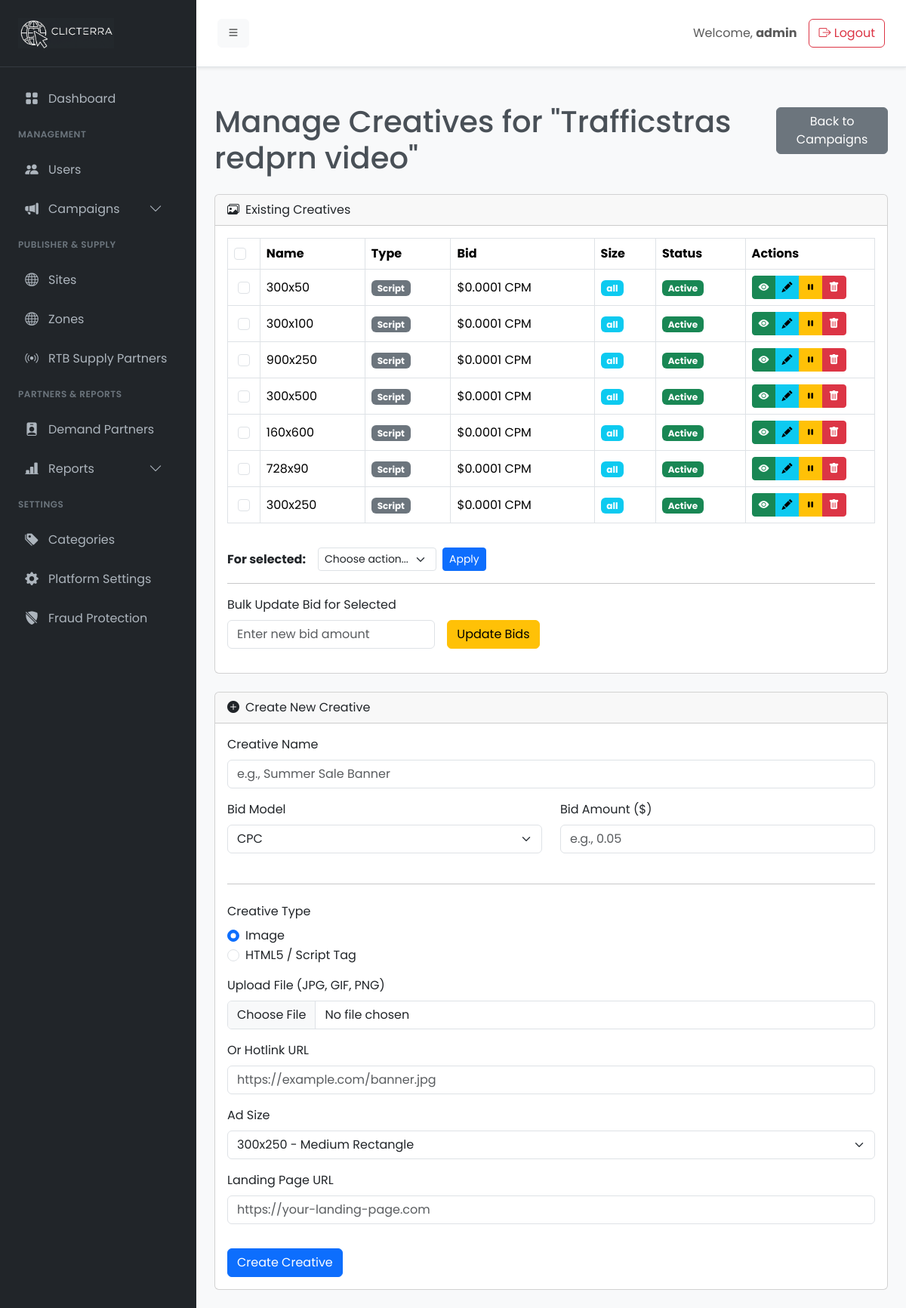
The page /admin/ron-creative.php?campaign_id=13 (signed in) on the database its author committed.
### tables this page shows
CREATE TABLE `campaigns` (
  `id` int(11) NOT NULL,
  `advertiser_id` int(11) NOT NULL,
  `category_id` int(11) NOT NULL,
  `ad_format_id` int(11) NOT NULL,
  `name` varchar(255) NOT NULL,
  `serve_on_internal` tinyint(1) NOT NULL DEFAULT 1,
  `allow_external_rtb` tinyint(1) NOT NULL DEFAULT 0,
  `status` enum('active','paused','completed') DEFAULT 'active',
  `created_at` timestamp NULL DEFAULT current_timestamp()
);

CREATE TABLE `creatives` (
  `id` int(11) NOT NULL,
  `campaign_id` int(11) NOT NULL,
  `name` varchar(255) NOT NULL,
  `creative_type` enum('image','script') NOT NULL DEFAULT 'image',
  `bid_model` enum('cpc','cpm') NOT NULL,
  `bid_amount` decimal(10,4) NOT NULL,
  `image_url` varchar(255) DEFAULT NULL,
  `landing_url` varchar(2048) DEFAULT NULL,
  `script_content` text DEFAULT NULL,
  `sizes` varchar(255) NOT NULL COMMENT 'e.g., "300x250" or "all" for RTB',
  `status` enum('active','paused') DEFAULT 'active',
  `created_at` timestamp NULL DEFAULT current_timestamp()
);

### admin/ron-creative.php (the view, shortened to what this page needs)
<?php
require_once __DIR__ . '/init.php';
$campaign_id = filter_input(INPUT_GET, 'campaign_id', FILTER_VALIDATE_INT);
$stmt_campaign = $conn->prepare("SELECT name FROM campaigns WHERE id = ?");
$stmt_campaign->bind_param("i", $campaign_id);
$stmt_campaign->execute();
$campaign = $stmt_campaign->get_result()->fetch_assoc();
$campaign_name = $campaign['name'];
$creatives_sql = "SELECT id, name, creative_type, bid_model, bid_amount, sizes, status, image_url, landing_url, script_content FROM creatives WHERE campaign_id = ? ORDER BY created_at DESC";
$stmt_creatives = $conn->prepare($creatives_sql);
$stmt_creatives->bind_param("i", $campaign_id);
$stmt_creatives->execute();
$creatives_result = $stmt_creatives->get_result();
$ad_sizes = [
    '300x250' => '300x250 - Medium Rectangle', '728x90' => '728x90 - Leaderboard',
    '160x600' => '160x600 - Wide Skyscraper', '320x50' => '320x50 - Mobile Leaderboard',
    '300x600' => '300x600 - Half Page', '970x250' => '970x250 - Billboard',
    '468x60' => '468x60 - Banner', '250x250' => '250x250 - Square',
    'all' => 'All Sizes (for Script)'
];
require_once __DIR__ . '/templates/header.php';
?>
<div class="d-flex justify-content-between align-items-center mb-4">
    <h1 class="mt-4 mb-0">Manage Creatives for "<?php echo htmlspecialchars($campaign_name); ?>"</h1>
    <a href="campaigns.php" class="btn btn-secondary">Back to Campaigns</a>
</div>
<div class="card mb-4">
    <div class="card-header"><i class="bi bi-images me-2"></i>Existing Creatives</div>
    <div class="card-body">
        <form action="ron-creative-action.php" method="POST" id="bulk-action-form">
            <div class="table-responsive">
                <table class="table table-bordered align-middle">
                    <thead><tr>
                        <th style="width: 5%;"><input class="form-check-input" type="checkbox" id="select-all-checkbox"></th>
                        <th>Name</th><th>Type</th><th>Bid</th><th>Size</th><th>Status</th>
                        <th style="width: 20%;">Actions</th>
                    </tr></thead>
                    <tbody>
                        <?php if ($creatives_result->num_rows > 0): ?>
                            <?php while($creative = $creatives_result->fetch_assoc()): ?>
                                <tr>
                                    <td class="text-center"><input class="form-check-input creative-checkbox" type="checkbox" name="creative_ids[]" value="<?php echo $creative['id']; ?>"></td>
                                    <td><?php echo htmlspecialchars($creative['name']); ?></td>
                                    <td><span class="badge bg-secondary"><?php echo ucfirst($creative['creative_type']); ?></span></td>
                                    <td>$<?php echo number_format($creative['bid_amount'], 4); ?> <?php echo strtoupper($creative['bid_model']); ?></td>
                                    <td><span class="badge bg-info"><?php echo $creative['sizes']; ?></span></td>
                                    <td><span class="badge bg-<?php echo ($creative['status'] == 'active') ? 'success' : 'warning text-dark'; ?>"><?php echo ucfirst($creative['status']); ?></span></td>
                                    <td>
                                        <div class="btn-group">
                                            <button type="button" class="btn btn-sm btn-success preview-btn" data-bs-toggle="modal" data-bs-target="#previewModal" data-creative-name="<?php echo htmlspecialchars($creative['name']); ?>" data-creative-type="<?php echo $creative['creative_type']; ?>" data-image-url="<?php echo htmlspecialchars($creative['image_url']); ?>" data-landing-url="<?php echo htmlspecialchars($creative['landing_url']); ?>" data-script-content="<?php echo htmlspecialchars($creative['script_content']); ?>" data-size="<?php echo htmlspecialchars($creative['sizes']); ?>" title="Preview Creative"><i class="bi bi-eye-fill"></i></button>
                                            <a href="ron-creative-edit.php?id=<?php echo $creative['id']; ?>" class="btn btn-sm btn-info" title="Edit"><i class="bi bi-pencil-fill"></i></a>
                                            <button type="button" class="btn btn-sm <?php echo ($creative['status'] == 'active') ? 'btn-warning' : 'btn-success'; ?> status-btn" data-bs-toggle="modal" data-bs-target="#statusCreativeModal" data-id="<?php echo $creative['id']; ?>" data-name="<?php echo htmlspecialchars($creative['name']); ?>" data-status="<?php echo $creative['status']; ?>" title="<?php echo ($creative['status'] == 'active') ? 'Pause' : 'Activate'; ?>"><i class="bi <?php echo ($creative['status'] == 'active') ? 'bi-pause-fill' : 'bi-play-fill'; ?>"></i></button>
                                            <button type="button" class="btn btn-sm btn-danger delete-btn" data-bs-toggle="modal" data-bs-target="#deleteCreativeModal" data-id="<?php echo $creative['id']; ?>" data-name="<?php echo htmlspecialchars($creative['name']); ?>" title="Delete"><i class="bi bi-trash-fill"></i></button>
                                        </div>
                                    </td>
                                </tr>
                            <?php endwhile; ?>
                        <?php else: ?>
                            <tr><td colspan="7" class="text-center">No creatives found for this campaign yet.</td></tr>
                        <?php endif; ?>
                    </tbody>
                </table>
            </div>
            <div class="d-flex align-items-center mt-3">
                <div class="me-3"><strong>For selected:</strong></div>
                <div class="col-auto"><select name="bulk_action" class="form-select form-select-sm"><option value="">Choose action...</option></select></div>
                <div class="col-auto ms-2"><button type="submit" name="apply_bulk_action" class="btn btn-sm btn-primary">Apply</button></div>
            </div>
        </form>
        <hr>
        <form action="ron-creative-action.php" method="POST" class="row g-3 align-items-end" id="bulk-bid-form">
            <div class="col-md-4"><label class="form-label">Bulk Update Bid for Selected</label><input type="number" step="0.0001" name="new_bid_amount" class="form-control" placeholder="Enter new bid amount" required></div>
            <div class="col-auto"><button type="submit" name="update_bulk_bids" class="btn btn-warning">Update Bids</button></div>
        </form>
    </div>
</div>
<div class="card">
    <div class="card-header"><i class="bi bi-plus-circle-fill me-2"></i>Create New Creative</div>
    <div class="card-body">
        <form action="ron-creative-action.php" method="POST" enctype="multipart/form-data">
            <div class="row"><div class="col-md-12 mb-3"><label class="form-label">Creative Name</label><input type="text" class="form-control" name="name" placeholder="e.g., Summer Sale Banner" required></div></div>
            <div class="row">
                <div class="col-md-6 mb-3"><label class="form-label">Bid Model</label><select class="form-select" name="bid_model" required><option value="cpc">CPC</option><option value="cpm">CPM</option></select></div>
                <div class="col-md-6 mb-3"><label class="form-label">Bid Amount ($)</label><input type="number" step="0.0001" class="form-control" name="bid_amount" placeholder="e.g., 0.05" required></div>
            </div>
            <hr class="my-4">
            <div class="mb-3">
                <label class="form-label">Creative Type</label>
                <div class="form-check"><input class="form-check-input creative-type-trigger" type="radio" name="creative_type" id="type_image" value="image" checked><label class="form-check-label" for="type_image">Image</label></div>
                <div class="form-check"><input class="form-check-input creative-type-trigger" type="radio" name="creative_type" id="type_script" value="script"><label class="form-check-label" for="type_script">HTML5 / Script Tag</label></div>
            </div>
            <fieldset id="image-fields-container">
                <div class="mb-3"><label class="form-label">Upload File (JPG, GIF, PNG)</label><input class="form-control" type="file" name="creative_file"></div>
                <div class="mb-3"><label class="form-label">Or Hotlink URL</label><input type="url" class="form-control" name="image_url" placeholder="https://example.com/banner.jpg"></div>
                <div class="mb-3"><label class="form-label">Ad Size</label><select class="form-select" name="sizes"><?php foreach($ad_sizes as $value => $label): ?><option value="<?php echo $value; ?>"><?php echo $label; ?></option><?php endforeach; ?></select></div>
                <div class="mb-3"><label class="form-label">Landing Page URL</label><input type="url" class="form-control" name="landing_url" placeholder="https://your-landing-page.com" required></div>
            </fieldset>
            <button type="submit" name="add_creative" class="btn btn-primary mt-3">Create Creative</button>
        </form>
    </div>
</div>
<?php
require_once __DIR__ . '/templates/footer.php';
?>

### admin/assets/css/style.css (style rules this page uses)
body { font-family: 'Poppins', sans-serif; background-color: #f8f9fa; color: #495057; }

### rows shown on the page
campaigns: name "Trafficstras redprn video"
creatives: name "300x50", creative_type "Script", bid_amount "0.0001", bid_model "CPM", sizes "all", status "Active"
creatives: name "300x100", creative_type "Script", bid_amount "0.0001", bid_model "CPM", sizes "all", status "Active"
creatives: name "900x250", creative_type "Script", bid_amount "0.0001", bid_model "CPM", sizes "all", status "Active"
creatives: name "300x500", creative_type "Script", bid_amount "0.0001", bid_model "CPM", sizes "all", status "Active"
creatives: name "160x600", creative_type "Script", bid_amount "0.0001", bid_model "CPM", sizes "all", status "Active"
creatives: name "728x90", creative_type "Script", bid_amount "0.0001", bid_model "CPM", sizes "all", status "Active"
creatives: name "300x250", creative_type "Script", bid_amount "0.0001", bid_model "CPM", sizes "all", status "Active"

### other values the page prints
$_SESSION['username'] "admin"
form field sizes "300x250 - Medium Rectangle"
